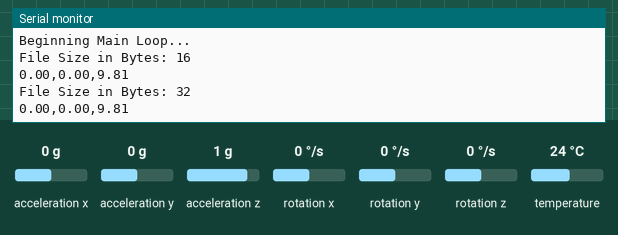
Bench run of a sketch on a simulated Arduino Uno, built with avr-gcc and run on an emulated ATmega328P. On the bench: the last lines printed to the serial monitor. Inputs (shaded band) come from the test bench; at power-on: acceleration x 0 g, acceleration y 0 g, acceleration z 1 g, rotation x 0 °/s, rotation y 0 °/s, rotation z 0 °/s, temperature 24 °C. Storage starts empty.

Above: at 3.2 s.
3.3 s: acceleration x set to -1.4 g
At 4.6 s:
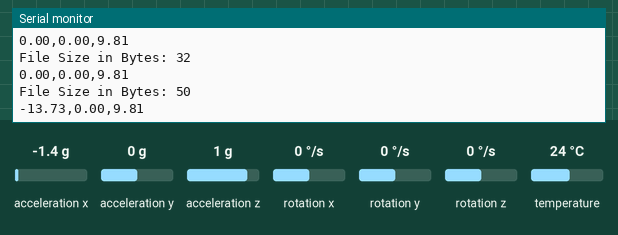
4.8 s: acceleration y set to -1.4 g
At 5.9 s:
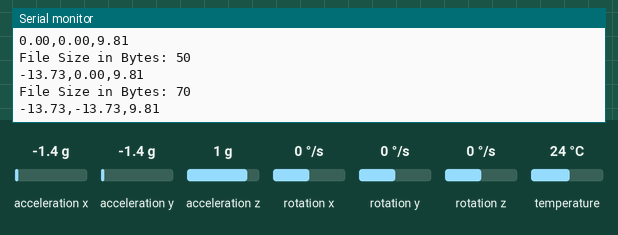
6.3 s: acceleration z set to -1.4 g
At 7.4 s:
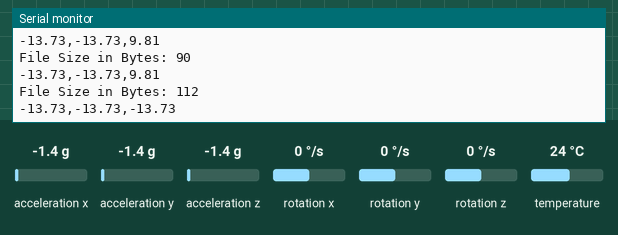
Timing chart, 0 to 9.3 s (numbered marks = the images above; inputs shaded):
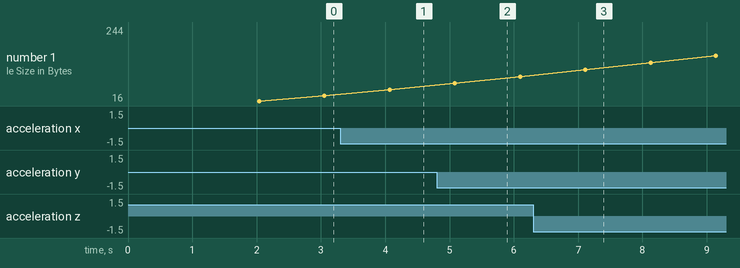

Measured:
- after the input at 3.3 s, the serial monitor: prints a new line after 0.77 s (image 1)
- after the input at 4.8 s, the serial monitor: prints a new line after 0.28 s (image 2)
- after the input at 6.3 s, the serial monitor: prints a new line after 0.81 s (image 3)
- plotted number 1: 32 → 50 after the input at 3.3 s, 50 → 90 after the input at 4.8 s, 90 → 244 after the input at 6.3 s

The sketch:

XTSD-Example.ino
```cpp
#include "FS.h"
#include "SD.h"
#include "SPI.h"
#include "Wire.h"
#include <Adafruit_MPU6050.h>
#include <Adafruit_Sensor.h>

Adafruit_MPU6050 mpu;

void setup() {
  Serial.begin(115200);
  Wire.begin();

  if (!SD.begin()){
    Serial.println("SD Card Failed to Begin!");
    while(1);
  } else {
    Serial.println("SD Card Initialized!");
  }

  File file = SD.open("/Test-Telemetry.csv", FILE_WRITE);
  file.close();

  // Try to initialize!
  if (!mpu.begin()) {
    Serial.println("Failed to find MPU6050 chip");
    while (1) {
      delay(10);
    }
  }
  Serial.println("MPU6050 Found!");

  mpu.setAccelerometerRange(MPU6050_RANGE_8_G);
  mpu.setGyroRange(MPU6050_RANGE_500_DEG);
  mpu.setFilterBandwidth(MPU6050_BAND_21_HZ);

  Serial.println("Beginning Main Loop...");
  delay(2000);

}

void loop() {
  // Read IMU Data
  sensors_event_t a, g, temp;
  mpu.getEvent(&a, &g, &temp);

  String csv_line = String(a.acceleration.x) + "," + String(a.acceleration.y) + "," + String(a.acceleration.z);

  File file = SD.open("/Test-Telemetry.csv", FILE_APPEND);
  file.println(csv_line);

  Serial.print("File Size in Bytes: ");
  Serial.println(file.size());
  Serial.println(csv_line);

  file.close();


  delay(1000);

  // Write to SD

}
```
